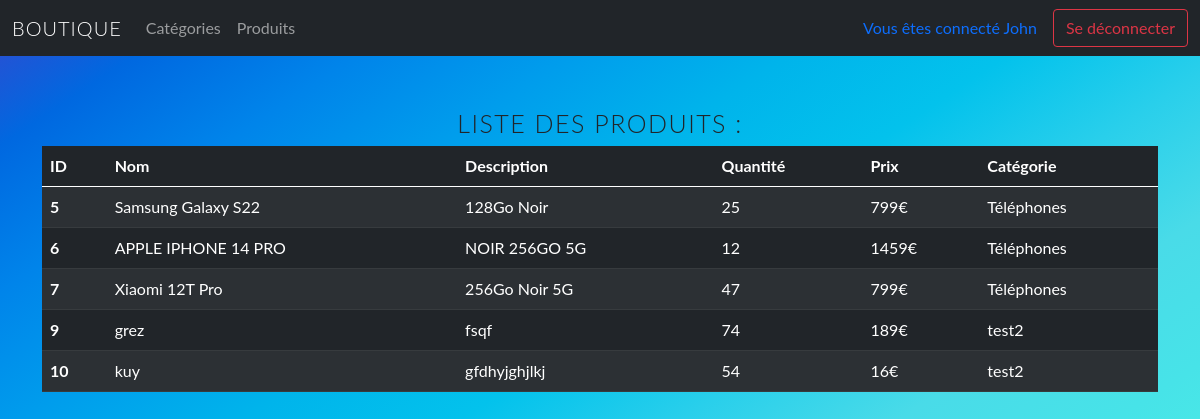
/index.php?page=liste_produits (signed in), run on the app's committed database.
### tables this page shows
CREATE TABLE IF NOT EXISTS `produits` (
  `id` int(11) NOT NULL AUTO_INCREMENT,
  `nom` varchar(255) NOT NULL,
  `description` varchar(255) NOT NULL,
  `quantite` int(11) NOT NULL,
  `prix` float NOT NULL,
  `categorie` int(11) NOT NULL,
  PRIMARY KEY (`id`),
  KEY `categorie` (`categorie`)
);

CREATE TABLE IF NOT EXISTS `categories` (
  `id` int(11) NOT NULL AUTO_INCREMENT,
  `nom` varchar(255) NOT NULL,
  `image` varchar(255) NOT NULL DEFAULT './design/images/cat_def.png',
  PRIMARY KEY (`id`)
);

### controllers/ProduitController.php (called while the page is built, shortened)
<?php
class ProduitController extends ProduitManager
{
    public function ctrlGetProduits()
    {
        if ($this->isConnected()) {
            $produits = $this->getProduits();
            require 'views/produits/index.php';
            $vue = ob_get_clean();
            return $vue;
        }
    }
}

### services/Bdd.php (called while the page is built, shortened)
<?php
class BDD
{
    private $host = "localhost";
    private $db_name = "boutique_mvc";
    private $username = "root";
    private $password = "";
    protected function getBdd()
    {
        try {
            return new PDO(
                "mysql:host=" . $this->host . ";dbname=" . $this->db_name . ";charset=UTF8",
                $this->username,
                $this->password,
                array(PDO::ATTR_ERRMODE => PDO::ERRMODE_EXCEPTION)
            );
        } catch (Exception $e) {
            die($e->getMessage());
        }
    }
}

### models/ProduitManager.php (called while the page is built, shortened)
<?php
class ProduitManager extends BDD
{
    public function getProduits() {
        $sql = "SELECT pr.id, pr.nom, description, quantite, prix, pr.categorie, ca.nom nomCat FROM produits pr LEFT JOIN categories ca ON pr.categorie = ca.id";
        $select = $this->getBdd()->prepare($sql);
        $select->execute();
        return $select->fetchAll(PDO::FETCH_ASSOC);
    }
}

### views/produits/index.php (the view, shortened to what this page needs)
<h1 class="tLato t25">Liste des produits : </h1>
<table class="table table-dark table-striped">
    <thead>
        <tr>
            <th scope="col-1">ID</th>
            <th scope="col-10">Nom</th>
            <th scope="col-8">Description</th>
            <th scope="col-4">Quantité</th>
            <th scope="col">Prix</th>
            <th scope="col">Catégorie</th>
        </tr>
    </thead>
    <tbody>
        <?php
        if (!empty($produits)) {
            foreach ($produits as $produit) {
        ?>
                <tr>
                    <th scope="row"><?= $produit['id']; ?></th>
                    <td><?= $produit['nom']; ?></td>
                    <td><?= $produit['description']; ?></td>
                    <td><?= $produit['quantite']; ?></td>
                    <td><?= $produit['prix'] . '€'; ?></td>
                    <td><?= $produit['nomCat']; ?></td>
                </tr>
        <?php
            }
        } else {
            echo '<div class="alert alert-danger mt-3">Il n\'y a aucun produit</div>';
        }
        ?>
    </tbody>
</table>

### design/style.css (style rules this page uses)
* { margin: 0; padding: 0; box-sizing: border-box; text-decoration: none; }
body { height: 100vh; min-height: 100%; padding-top: 3.5rem; margin: 0; padding: 0; font-family: "Lato", sans-serif; font-size: 1rem; font-weight: 400; line-height: 1.5; text-align: left; overflow-x: hidden; background-attachment: fixed; background-image: linear-gradient( to right bottom, #3747ce, #0068e0, #0084ea, #009dec, #00b4eb, #03c2ec, #29cfeb, #49dbe8, #47e3e8, #4aece6, #52f3e2, #5ffbdd ); background-size: 100%; caret-color: transparent; }
.tLato { font-family: "Lato", sans-serif; text-transform: uppercase; text-align: center; font-weight: 300; }
.t25 { font-size: 25px; letter-spacing: 0.06em; }

### data on the page
produits: id "5", nom "Samsung Galaxy S22", description "128Go Noir", quantite "25", prix "799", categorie.nom "Téléphones"
produits: id "6", nom "APPLE IPHONE 14 PRO", description "NOIR 256GO 5G", quantite "12", prix "1459", categorie.nom "Téléphones"
produits: id "7", nom "Xiaomi 12T Pro", description "256Go Noir 5G", quantite "47", prix "799", categorie.nom "Téléphones"
produits: id "9", nom "grez", description "fsqf", quantite "74", prix "189", categorie.nom "test2"
produits: id "10", nom "kuy", description "gfdhyjghjlkj", quantite "54", prix "16", categorie.nom "test2"

### other printed values
$_SESSION["pseudo"] "John"
